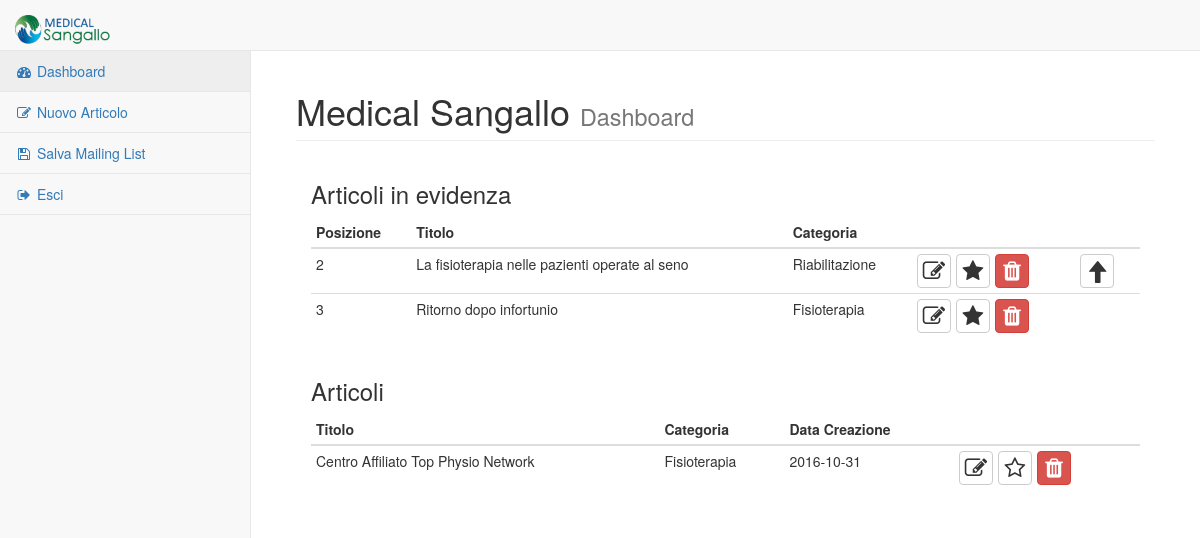
The app's page /administrator/dashboard.php (signed in) with its own data.
### tables this page shows
CREATE TABLE articolo (id INTEGER PRIMARY KEY AUTOINCREMENT, titolo TEXT UNIQUE NOT NULL, sottotitolo TEXT UNIQUE NOT NULL, testo TEXT NOT NULL, homepage INT DEFAULT 0, data_creazione DATE DEFAULT CURRENT_DATE NOT NULL, posizione INT DEFAULT 0, categoria STRING (50) NOT NULL, pathImg STRING);

### administrator/php/variabili.php (called while the page is built, shortened)
<?php
$home = "../index.php";
$changeStatus = "changeStatus.php";
$deleteArticolo = "deleteArticolo.php";
$changeOrder = "changeOrder.php";
$pagine = array(
    array(
        'nome' => 'Dashboard',
        'link' => 'dashboard.php',
        'icon' => 'dashboard'
    ),
    array(
        'nome' => 'Nuovo Articolo',
        'link' => 'nuovoArticolo.php',
        'icon' => 'edit'
    ),
    array(
        'nome' => 'Salva Mailing List',
        'link' => 'mailingList.php',
        'icon' => 'save'
    ),
    array(
        'nome' => 'Esci',
        'link' => 'logout.php',
        'icon' => 'sign-out'
    )
);

### administrator/php/template.php (the view, shortened to what this page needs)
<?php
require_once("php/variabili.php");
require_once("php/utility.php");
function printNavbar()
{
    global $home;
    echo '<nav class="navbar navbar-default navbar-static-top" role="navigation" style="margin-bottom: 0">';
    echo '<div class="navbar-header">';
    echo '<a class="navbar-brand" href="' . $home . '">';
    echo '<img src="img/logo.png" alt="" style="height: 30px;">';
    echo '</a>';
    echo '</div>';
    printSidebar();
    echo '</nav';
}
function printSidebar()
{
    global $pagine;
    echo '<div class="navbar-default sidebar" role="navigation">';
    echo '<div class="sidebar-nav navbar-collapse">';
    echo '<ul class="nav" id="side-menu">';
    for ($x = 0; $x < count($pagine); $x++) {
        echo '<li>';
        echo '<a href="' . $pagine[$x]['link'] . '"><i class="fa fa-' . $pagine[$x]['icon'] . ' fa-fw"></i> ' . $pagine[$x]['nome'] . '</a>';
        echo '</li>';
    }
    echo '</ul>';
    echo '</div>';
    echo '</div>';
}
function printRowDashbordInEvidenza($articolo)
{
    echo "<tr>";
    echo "<td>" . $articolo['posizione'] . "</td>";
    echo "<td>" . $articolo['titolo'] . "</td>";
    echo "<td>" . $articolo['categoria'] . "</td>";
    echo "<td>";
    echo '<div style="display: inline-flex;">';
    editButton($articolo['id']);
    starButton($articolo['id'], $articolo['homepage']);
    deleteButton($articolo['id']);
    echo "</div>";
    echo "</td>";
    echo '<td>';
    arrow($articolo['id'], $articolo['posizione']);
    echo '</td>';
    echo "</tr>";
}
function printRowDashbord($articolo)
{
    echo "<tr>";
    echo "<td>" . $articolo['titolo'] . "</td>";
    echo "<td>" . $articolo['categoria'] . "</td>";
    echo "<td>" . $articolo['data_creazione'] . "</td>";
    echo "<td>";
    echo '<div style="display: inline-flex;">';
    starButton($articolo['id'], $articolo['homepage']);
    echo "</div>";
    echo "</td>";
    echo "</tr>";
}
function arrow($id, $posizione)
{
    global $changeOrder;
    $numeroArticoli = getNumeroArticoli();
    echo '<div style="display: inline-flex;">';
    if ($posizione != 1 && $posizione <= $numeroArticoli) {
        echo '<form action="' . $changeOrder . '" method="post">';
        echo '<button type="submit" class="btn btn-social-icon btn-default btn-dash"><span class="glyphicon glyphicon-arrow-up" aria-hidden="true"></span></button>';
        echo '</form>';
    }
    echo '</div>';
}
function starButton($id, $status)
{
    global $changeStatus;
    if ($status == 0) {
        echo '<form action="' . $changeStatus . '" method="post">';
        echo '<button type="submit" class="btn btn-social-icon btn-default btn-dash"><i class="fa fa-star-o"></i></button>';
        echo '</form>';
    } else {
        echo '<form action="' . $changeStatus . '" method="post">';
        echo '<button type="submit" class="btn btn-social-icon btn-default btn-dash"><i class="fa fa-star"></i></button>';
        echo '</form>';
    }
}
function editButton($id)
{
    echo '<form action="modifica.php" method="post">';
    echo '<button type="submit" class="btn btn-social-icon btn-default btn-dash"><i class="fa fa-edit"></i></button>';
    echo '</form>';
}
function deleteButton($id)
{
    global $deleteArticolo;
    echo '<form action="' . $deleteArticolo . '" method="post">';
    echo '<button type="submit" class="btn btn-social-icon btn-danger"><i class="fa fa-trash"></i></button>';
    echo '</form>';
}

### administrator/php/utility.php (shortened to what this page needs)
<?php
require_once('variabili.php');
$database = "database/medicalSangallo.db";
function getNumeroArticoli()
{
    $results = getArticoliInEvidenza();
    $count = 0;
    while ($articolo = $results->fetchArray()) {
        $count++;
    }
    return $count;
}
function getArticoliInEvidenza()
{
    global $database;
    $db = new SQLite3($database);
    $query = 'select * from articolo where homepage=1 order by posizione';
    $results = $db->query($query);
    return $results;
}
function printArticoliInEvidenza(){
    $results = getArticoliInEvidenza();
    while ($articolo = $results->fetchArray()) {
        printRowDashbordInEvidenza($articolo);
    }
    return $results;
}
function printArticoliNotInEvidenza(){
    global $database;
    $db = new SQLite3($database);
    $query = 'select * from articolo where homepage=0';
    $results = $db->query($query);
    while ($articolo = $results->fetchArray()) {
        printRowDashbord($articolo);
    }
    return $results;
}

### records on screen
articolo: posizione "2", titolo "La fisioterapia nelle pazienti operate al seno", categoria "Riabilitazione"
articolo: posizione "3", titolo "Ritorno dopo infortunio", categoria "Fisioterapia"
articolo: titolo "Centro Affiliato Top Physio Network", categoria "Fisioterapia", data_creazione "2016-10-31"

### other values on screen
$pagine[$x]['nome'] "Dashboard"
$pagine[$x]['nome'] "Nuovo Articolo"
$pagine[$x]['nome'] "Salva Mailing List"
$pagine[$x]['nome'] "Esci"
